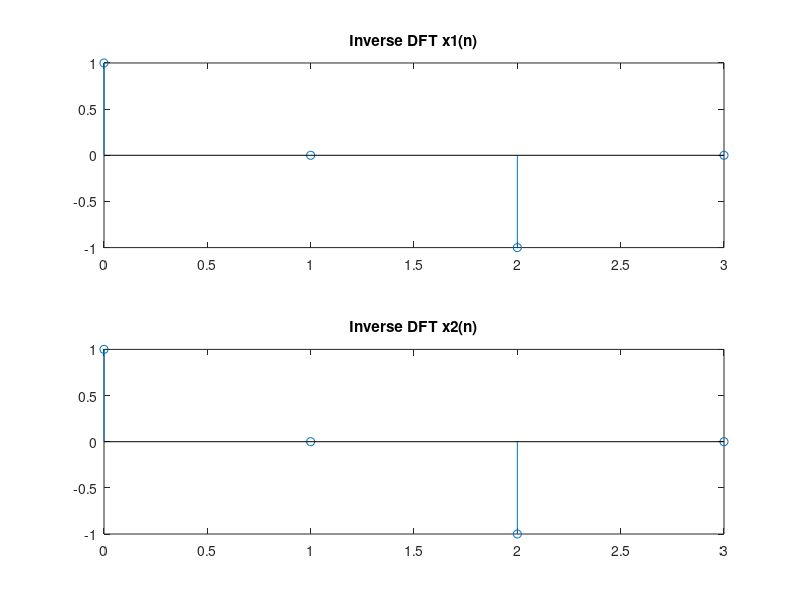

MATLAB code to generate this figure:
clc;
clear;
close all;

X = [0 2 0 2];
N = 4;

x1 = zeros(1,N);
for n = 1:N
    for m = 1:N
        x1(n) = x1(n) + (1/N)*(X(m)*exp(2*j*pi*(n-1)*(m-1)/N));
    end
end

disp('Inverse DFT x1(n): ');
disp(real(x1));

n = 0:N-1;
subplot(2,1,1);
stem(n, real(x1));
title('Inverse DFT x1(n)');

x2 = real(ifft(X));
disp('Inverse DFT x2(n): ');
disp(x2);

subplot(2,1,2);
stem(n, x2);
title('Inverse DFT x2(n)');







